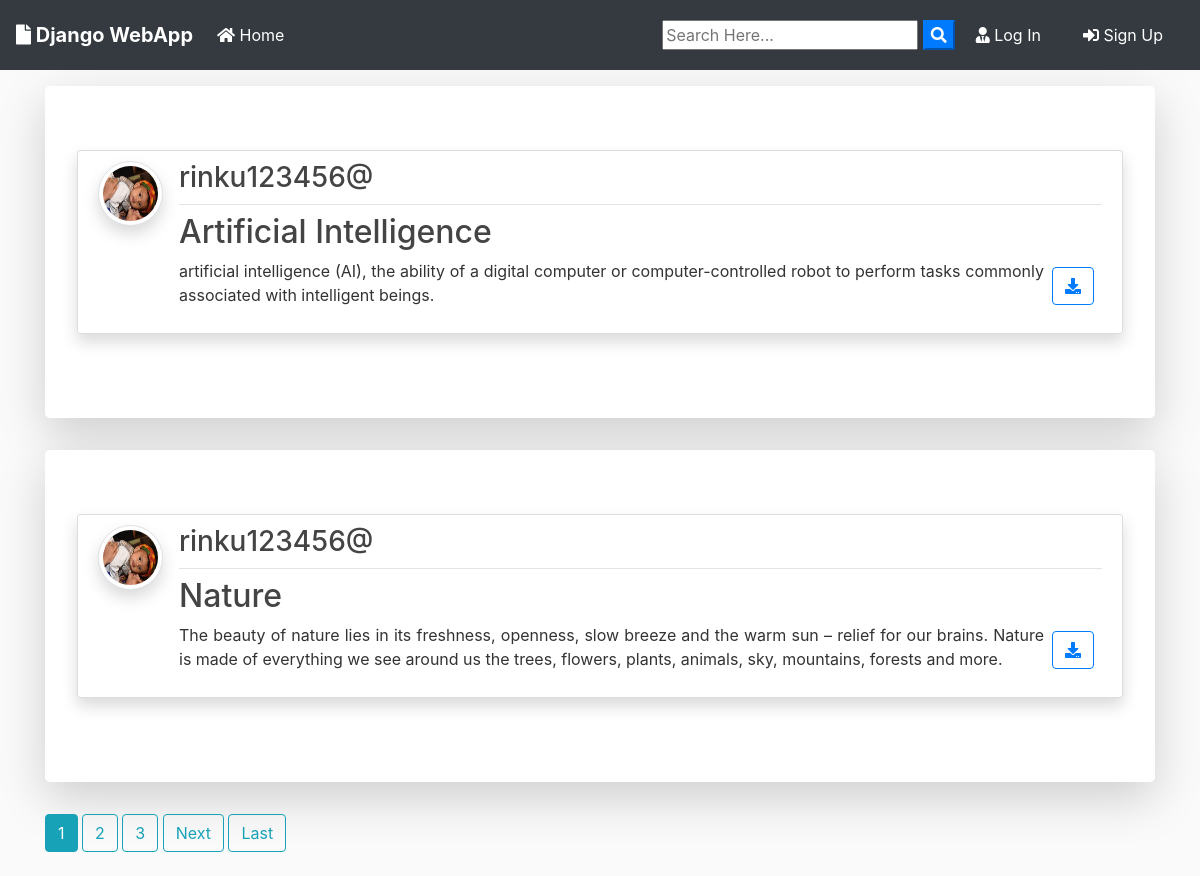
The page / on the database its author committed.
### blog/models.py (models this page shows, shortened)
class Post(models.Model):
	title = models.CharField(max_length=100)
	file = models.FileField(null=True,blank=True,upload_to='Files')
	content = models.TextField()
	date_posted = models.DateTimeField(default=timezone.now)
	author = models.ForeignKey(User, on_delete=models.CASCADE)

### users/models.py (models this page shows, shortened)
class Profile(models.Model):
    user = models.OneToOneField(User, on_delete=models.CASCADE)
    image = models.ImageField(default='default.jpg', upload_to='profile_pics')

### blog/views.py (the view)
# urls.py: path('', PostListView.as_view(), name='blog-home'),
class PostListView(ListView):
    model = Post
    template_name = 'blog/home.html'  # <app>/<model>_<viewtype>.html
    context_object_name = 'posts'
    ordering = ['-date_posted']
    paginate_by = 2

### blog/templates/blog/home.html (shortened to what this page needs)
{% extends "blog/base.html" %}
{% block content %}
    {% for post in posts %}
      <div class="jumbotron mt-3 bg-white shadow-lg">
      <article class="media content-section shadow">
        <a href="{{ post.author.profile.image.url }} " target="_blank"> <img src="{{ post.author.profile.image.url }}  " alt="" class="article-img rounded-circle img-thumbnail img-fluid shadow">
        </a>
        <div class="media-body">
          <div class="article-metadata d-flex justify-content-between">
            <a class="mr-2 " href="{% url 'user-posts' post.author.username  %}"><h3>{{ post.author }}</h3></a>
          </div>
          <h2><a class="article-title text-justify " href="{% url 'post-detail' post.id %}">{{ post.title }}</a></h2>
          <div class="d-flex justify-content-between">
            <p class="article-content text-justify text-truncate overflow-hidden">{{ post.content }}</p>
            {% if post.file %}
          <div class="form-group mt-0 pt-0  m-2">
            <a class="btn btn-outline-primary  btn-d "  href="{{ post.file.url }}"  download type="submit"><i class="fas fa-download"></i></a>
          </div>
          {% endif %}
          </div>
        </div>
      </article>
      </div>
    {% endfor %}
    {% if is_paginated %}
      {% for num in page_obj.paginator.page_range %}
        {% if page_obj.number == num %}
          <a class="btn btn-info mb-4" href="?page={{ num }}">{{ num }}</a>
        {% elif num > page_obj.number|add:'-3' and num < page_obj.number|add:'3' %}
          <a class="btn btn-outline-info mb-4" href="?page={{ num }}">{{ num }}</a>
        {% endif %}
      {% endfor %}
      {% if page_obj.has_next %}
        <a class="btn btn-outline-info mb-4" href="?page={{ page_obj.next_page_number }}">Next</a>
        <a class="btn btn-outline-info mb-4" href="?page={{ page_obj.paginator.num_pages }}">Last</a>
      {% endif %}
    {% endif %}
{% endblock content %}

### blog/static/blog/main.css (style rules this page uses)
body { background: #fafafa; color: #333333; margin-top: 0; }
h1, h2, h3, h4, h5, h6 { color: #444444; }
.content-section { background: #ffffff; padding: 10px 20px; border: 1px solid #dddddd; border-radius: 3px; margin-bottom: 20px; }
.article-title { color: #444444; }
.article-content { white-space: pre-line; }
.article-img { height: 65px; width: 65px; margin-right: 16px; }
.article-metadata { padding-bottom: 1px; margin-bottom: 4px; border-bottom: 1px solid #e3e3e3 }

### rows shown on the page
Post: author.profile.image (picture), author "rinku123456@", title "Artificial Intelligence", content "artificial intelligence (AI), the ability of a digital computer or computer-controlled robot to perform tasks commonly associated with intelligent beings."
Post: author.profile.image (picture), author "rinku123456@", title "Nature", content "The beauty of nature lies in its freshness, openness, slow breeze and the warm sun – relief for our brains. Nature is made of everything we see around us the trees, flowers, plants, animals, sky, mountains, forests and more."

### other values the page prints
{{ num }} "1"
{{ num }} "2" "3"
